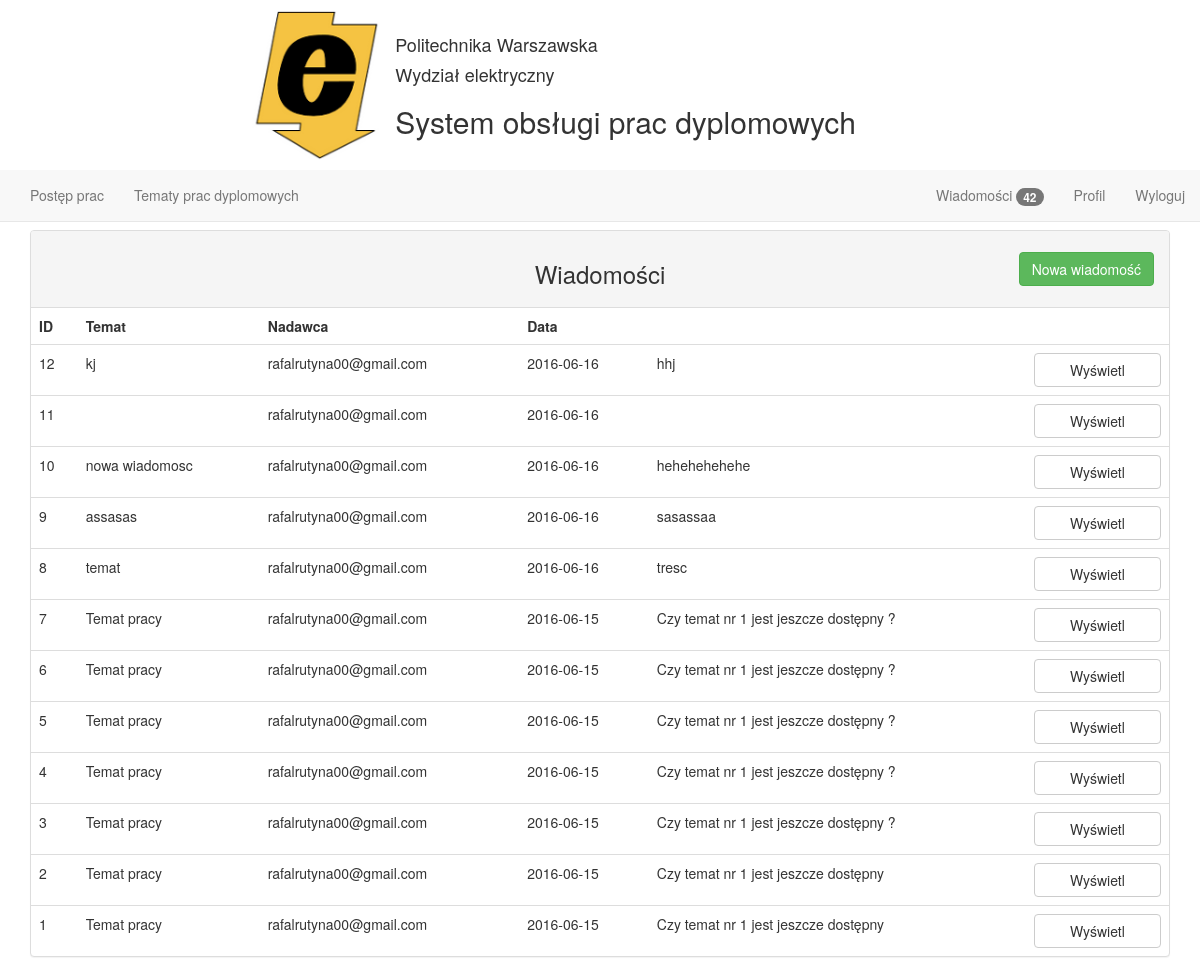
Page /message_student on the earlier database version.
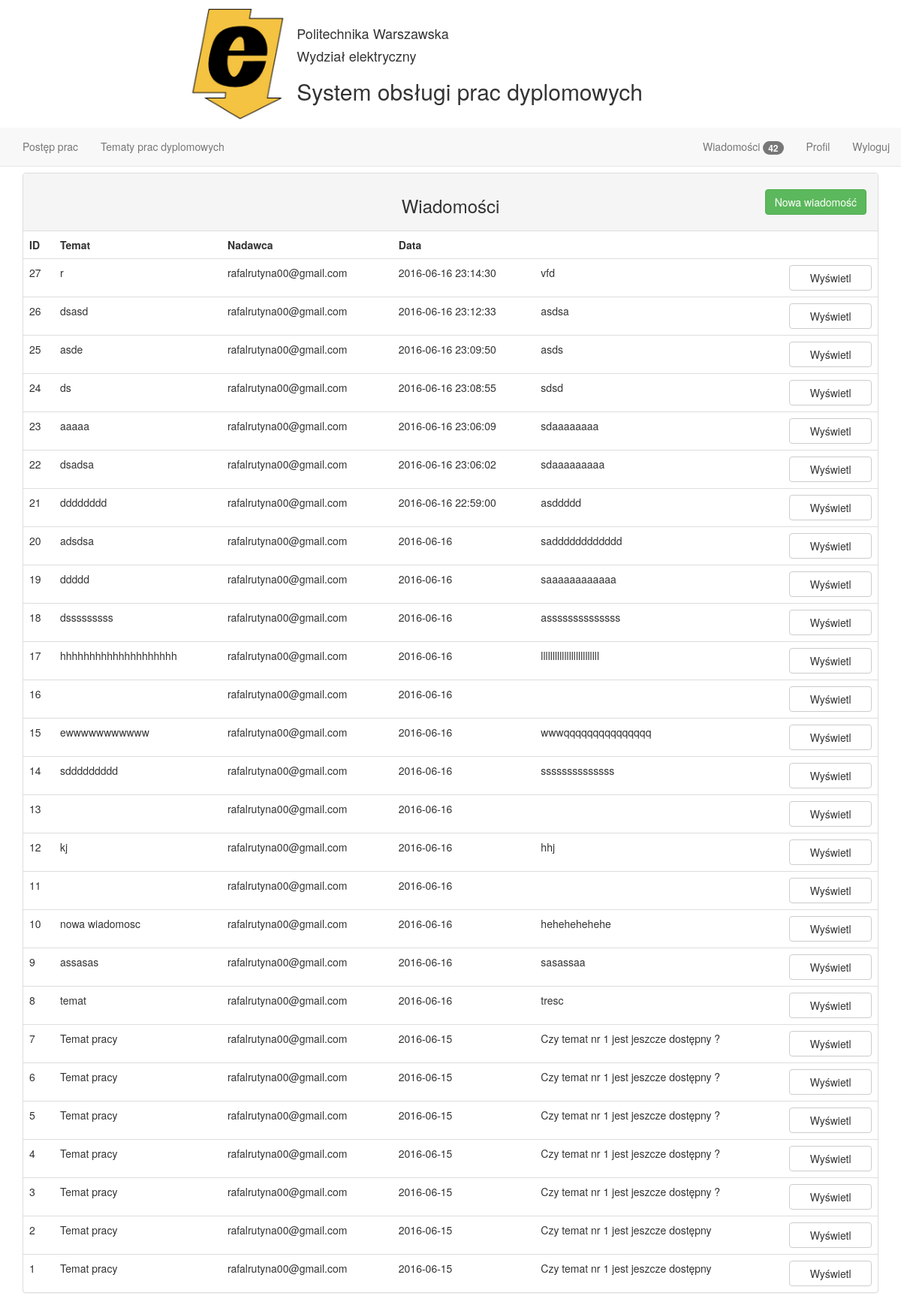
Same page on the later database version.
### tables this page shows
CREATE TABLE wiadomosc(
  id_wiadomosci INTEGER PRIMARY KEY AUTOINCREMENT,
  id_wykladowca INTEGER,
  id_student INTEGER,
  tekst TEXT NOT NULL,
  data TEXT NOT NULL,
  temat TEXT NOT NULL,
  czy_przeczytane INTEGER,
  FOREIGN KEY (id_wykladowca) REFERENCES wykladowca(id_wykladowcy),
  FOREIGN KEY (id_student) REFERENCES student(id_studenta)
);

CREATE TABLE student(
  id_studenta INTEGER PRIMARY KEY AUTOINCREMENT,
  id_temat INTEGER,
  email TEXT NOT NULL,
  nazwisko TEXT NOT NULL,
  imie TEXT NOT NULL,
  haslo TEXT NOT NULL,
  FOREIGN KEY (id_temat) REFERENCES temat_pracy(id_tematu)
);

### main.py (the view)
@app.route('/message_student')
def message_student():
    cur = g.db.execute(
        'SELECT wiadomosc.id_wiadomosci, wiadomosc.temat, student.email, wiadomosc.data, wiadomosc.tekst FROM wiadomosc INNER JOIN student ON wiadomosc.id_student = student.id_studenta ORDER BY id_wiadomosci DESC ')
    messages = [dict(id=row[0], temat=row[1], nadawca=row[2], data=row[3], tekst=row[4]) for row in cur.fetchall()]
    return render_template('student_message.html', messages=messages)

### main.py (called while the page is built)
def connect_db():
    return sqlite3.connect(app.config['DATABASE'])

@app.before_request
def before_request():
    g.db = connect_db()

@app.teardown_request
def teardown_request(exception):
    db = getattr(g, 'db', None)
    if db is not None:
        db.close()

### templates/student_message.html (shortened to what this page needs)
{% extends "student_layout.html" %} {% block main %}
    <div class="panel panel-default">
        <div class="panel-heading text-center"><h3>Wiadomości</h3>
            <form id="new-message" action="new_message_student">
                <button class="btn btn-success pull-right">Nowa wiadomość</button>
            </form>
        </div>
        <table class="table">
            <thead>
            <tr>
                <td>ID</td>
                <td>Temat</td>
                <td>Nadawca</td>
                <td>Data</td>
            </tr>
            </thead>
            <tbody>
            {% for message in messages %}
                <tr>
                    <form action="show_student_message" method="post">
                        <td >{{ message.id }}</td>
                        <td >{{ message.temat }}</td>
                        <td >{{ message.nadawca }}</td>
                        <td >{{ message.data }}</td>
                        <td >{{ message.tekst }}</td>
                        <td>
                            <button class="btn btn-block btn-default">Wyświetl</button>
                        </td>
                    </form>
                </tr>
            {% endfor %}
            </tbody>
        </table>
    </div>
{% endblock %}

Differences in the rows shown:
added wiadomosc: id "27", temat "r", nadawca "rafalrutyna00@gmail.com", data "2016-06-16 23:14:30", tekst "vfd"
added wiadomosc: id "26", temat "dsasd", nadawca "rafalrutyna00@gmail.com", data "2016-06-16 23:12:33", tekst "asdsa"
added wiadomosc: id "25", temat "asde", nadawca "rafalrutyna00@gmail.com", data "2016-06-16 23:09:50", tekst "asds"
added wiadomosc: id "24", temat "ds", nadawca "rafalrutyna00@gmail.com", data "2016-06-16 23:08:55", tekst "sdsd"
added wiadomosc: id "23", temat "aaaaa", nadawca "rafalrutyna00@gmail.com", data "2016-06-16 23:06:09", tekst "sdaaaaaaaa"
added wiadomosc: id "22", temat "dsadsa", nadawca "rafalrutyna00@gmail.com", data "2016-06-16 23:06:02", tekst "sdaaaaaaaaa"
added wiadomosc: id "21", temat "dddddddd", nadawca "rafalrutyna00@gmail.com", data "2016-06-16 22:59:00", tekst "asddddd"
added wiadomosc: id "20", temat "adsdsa", nadawca "rafalrutyna00@gmail.com", data "2016-06-16", tekst "sadddddddddddd"
added wiadomosc: id "19", temat "ddddd", nadawca "rafalrutyna00@gmail.com", data "2016-06-16", tekst "saaaaaaaaaaaa"
added wiadomosc: id "18", temat "dsssssssss", nadawca "rafalrutyna00@gmail.com", data "2016-06-16", tekst "assssssssssssss"
added wiadomosc: id "17", temat "hhhhhhhhhhhhhhhhhhhh", nadawca "rafalrutyna00@gmail.com", data "2016-06-16", tekst "lllllllllllllllllllllllll"
added wiadomosc: id "16", nadawca "rafalrutyna00@gmail.com", data "2016-06-16"
added wiadomosc: id "15", temat "ewwwwwwwwwww", nadawca "rafalrutyna00@gmail.com", data "2016-06-16", tekst "wwwqqqqqqqqqqqqqqq"
added wiadomosc: id "14", temat "sddddddddd", nadawca "rafalrutyna00@gmail.com", data "2016-06-16", tekst "ssssssssssssss"
added wiadomosc: id "13", nadawca "rafalrutyna00@gmail.com", data "2016-06-16"
